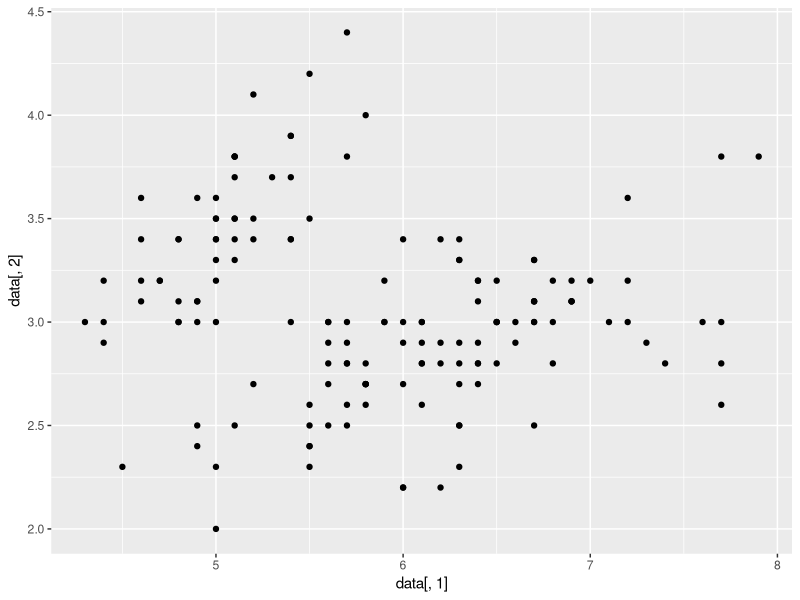

Source code (R):
FarsiDigits <- function(num) {
  num <- as.character(num)
  num <- gsub("0","۰",num)
  num <- gsub("1","۱",num)
  num <- gsub("2","۲",num)
  num <- gsub("3","۳",num)
  num <- gsub("4","۴",num)
  num <- gsub("5","۵",num)
  num <- gsub("6","۶",num)
  num <- gsub("7","۷",num)
  num <- gsub("8","۸",num)
  num <- gsub("9","۹",num)
  num <- ifelse(substring(num,1,1)=="-", paste0(sub("-","",num),"-"), num)
  num
}
library(ggplot2)
library(car)
data<-iris
x<-ggplot(data = data, aes(data[,1],data[,2]))+ geom_point()
